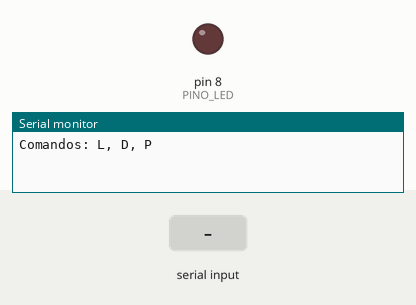
Simulated run of this sketch. Board: Arduino Uno, built with avr-gcc and run on an emulated ATmega328P. Shown: output pins drawn as LEDs (lit = HIGH), the last lines printed to the serial monitor. Dashed ring = blinking. The inputs (shaded band) are chosen by the test bench.

Above: at 1.2 s.
1.3 s: "P" received over Serial
At 1.4 s:
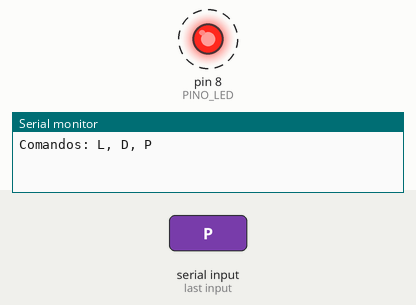
4.3 s: "L" received over Serial
At 4.9 s:
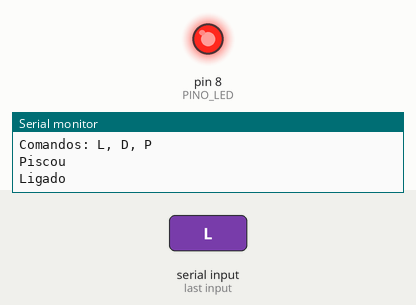
5.8 s: "p" received over Serial
At 8.0 s:
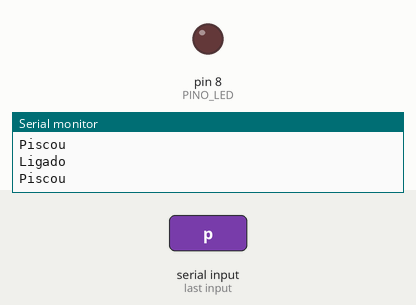
8.3 s: "l" received over Serial
At 9.2 s:
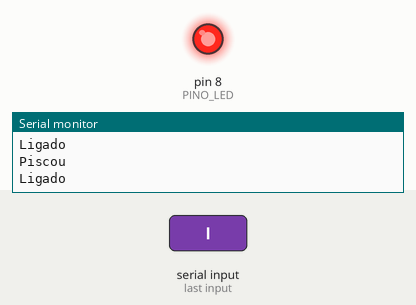
Timing chart, 0 to 10.8 s (numbered marks = the images above; inputs shaded):
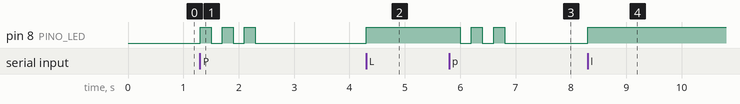

The sketch:

aula07_nivel3.ino
```cpp
// Aula 7 – Nível 3: Comandos por letra com switch
// No Monitor Serial: L liga, D desliga, P pisca 3 vezes
#include <Arduino.h>                            // funções do Arduino (pinMode, digitalWrite, delay...)
const int PINO_LED = 8;                         // pino do LED (com resistor de 220 ohms)

void setup() {                                  // roda uma vez, quando a placa liga
  pinMode(PINO_LED, OUTPUT);                    // PINO_LED como saída
  Serial.begin(9600);                           // abre o Monitor Serial a 9600 baud
  Serial.println("Comandos: L, D, P");          // envia o texto ao Monitor Serial e quebra a linha
}

void loop() {                                   // repete para sempre
  if (Serial.available() > 0) {                 // chegou algo pela serial?
    char comando = Serial.read();               // lê um caractere
    switch (comando) {                          // escolhe pelo caractere
      case 'L': case 'l':                       // aceita maiúscula e minúscula
        digitalWrite(PINO_LED, HIGH);           // acende/liga PINO_LED
        Serial.println("Ligado");               // envia o texto ao Monitor Serial e quebra a linha
        break;                                  // sai do switch/laço
      case 'D': case 'd':                       // D ou d: desliga
        digitalWrite(PINO_LED, LOW);            // apaga/desliga PINO_LED
        Serial.println("Desligado");            // envia o texto ao Monitor Serial e quebra a linha
        break;                                  // sai do switch/laço
      case 'P': case 'p':                       // P ou p: pisca
        for (int i = 0; i < 3; i++) {           // 3 voltas
          digitalWrite(PINO_LED, HIGH); delay(200);   // acende/liga PINO_LED e espera 200 ms
          digitalWrite(PINO_LED, LOW);  delay(200);   // apaga/desliga PINO_LED e espera 200 ms
        }
        Serial.println("Piscou");               // envia o texto ao Monitor Serial e quebra a linha
        break;                                  // sai do switch/laço
      default:                                  // Enter e outros caracteres são ignorados
        break;                                  // sai do switch/laço
    }
  }
}
```

Measured:
- after the input at 1.3 s, pin 8 (PINO_LED): alternates HIGH for 0.20 s and LOW for 0.20 s, 6 changes in all, then stays LOW, starting at once
- after the input at 4.3 s, pin 8 (PINO_LED): LOW → HIGH at once
- after the input at 5.8 s, pin 8 (PINO_LED): alternates HIGH for 0.20 s and LOW for 0.20 s, 5 changes in all, then stays LOW, starting after 0.20 s
- after the input at 8.3 s, pin 8 (PINO_LED): LOW → HIGH at once
